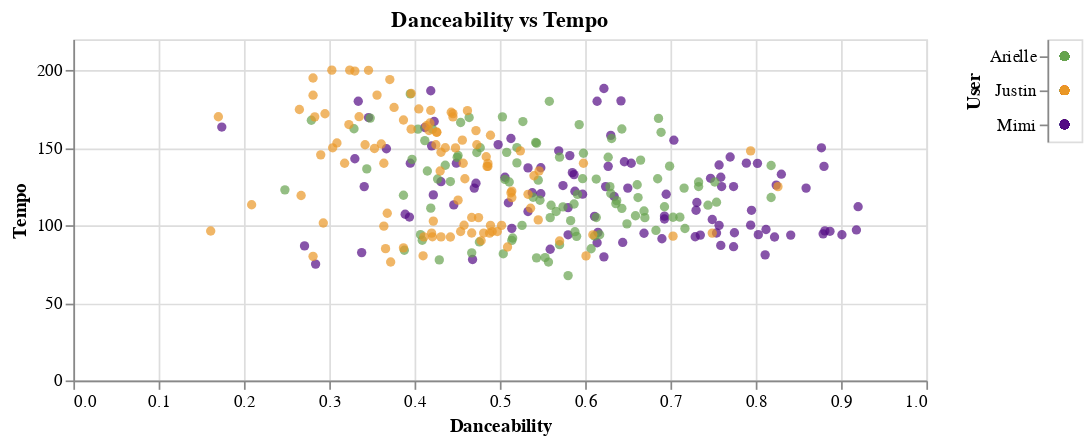

Notebook source saved alongside this figure:
### Code cell
interact_1

### Figure 1 — Vega-Lite specification as saved in the notebook (floating-point values rounded to 4 significant figures; data arrays with more than 128 entries replaced by an {"elided": "..."} marker saying what was removed)
{"config": {"view": {"continuousWidth": 300, "continuousHeight": 300}}, "hconcat": [{"mark": {"type": "circle"}, "encoding": {"color": {"condition": {"param": "param_5", "field": "user", "legend": null, "scale": {"domain": ["Arielle", "Mimi", "Justin"], "range": ["#67a34f", "#540b84", "#ea9726"]}, "type": "nominal"}, "value": "lightgrey"}, "tooltip": [{"field": "user", "type": "nominal"}, {"field": "track_name", "type": "nominal"}, {"field": "tempo", "type": "quantitative"}, {"field": "danceability", "type": "quantitative"}, {"field": "artist_name", "type": "nominal"}], "x": {"field": "danceability", "title": "Danceability", "type": "quantitative"}, "y": {"field": "tempo", "title": "Tempo", "type": "quantitative"}}, "height": 200, "name": "view_8", "title": "Danceability vs Tempo", "width": 500}, {"mark": {"type": "circle"}, "encoding": {"color": {"field": "user", "legend": null, "scale": {"domain": ["Arielle", "Mimi", "Justin"], "range": ["#67a34f", "#540b84", "#ea9726"]}, "type": "nominal"}, "y": {"field": "user", "title": "User", "type": "nominal"}}, "name": "view_9"}], "data": {"name": "data-fc2d202acf34c79a57335987cee32eff"}, "params": [{"name": "param_5", "select": {"type": "point", "fields": ["user"]}, "views": ["view_8", "view_9"]}], "$schema": "https://vega.github.io/schema/vega-lite/v5.16.3.json", "datasets": {"data-fc2d202acf34c79a57335987cee32eff": {"elided": "300 records"}}}
